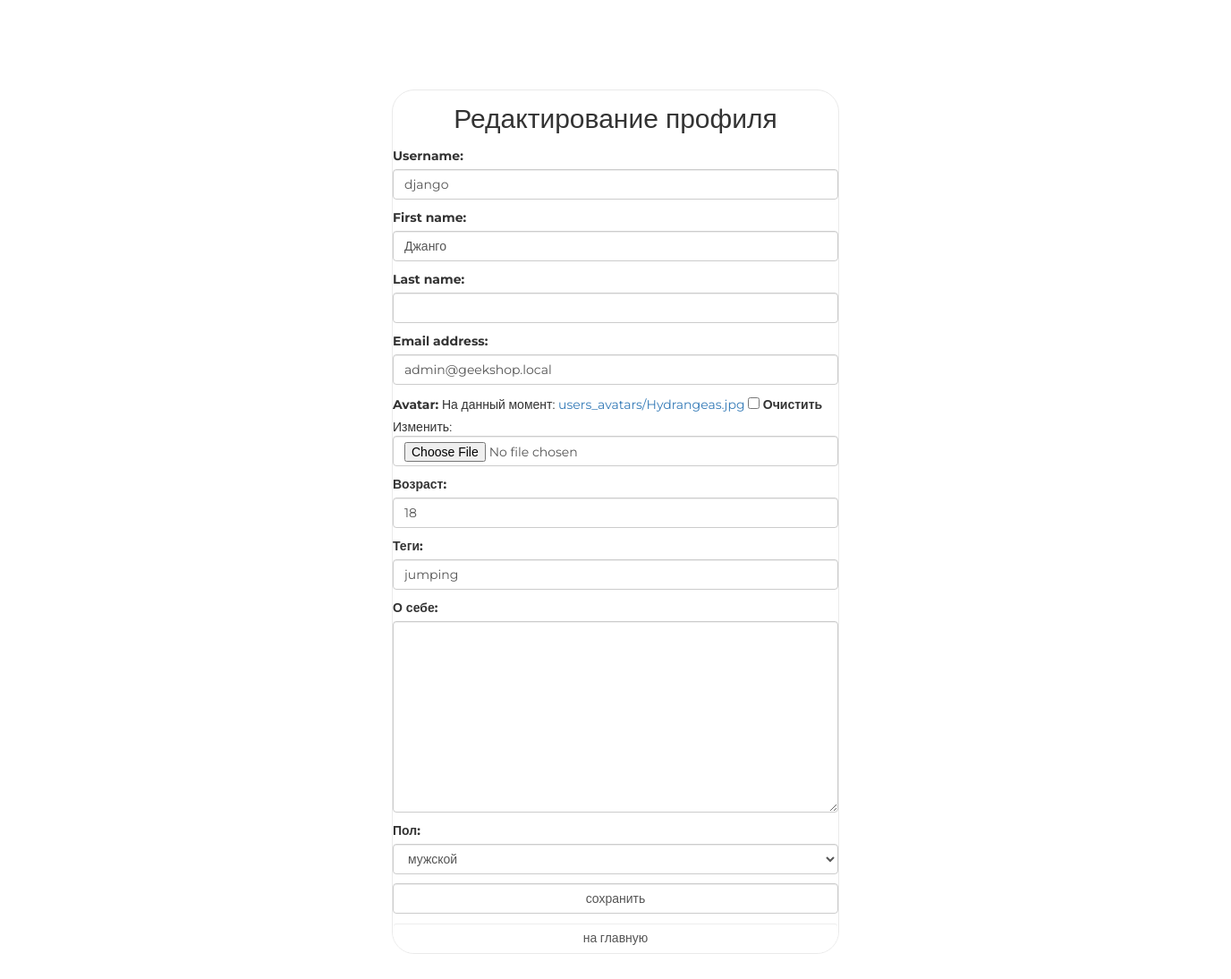
The page /auth/user/profile/ (signed in) on the database its author committed.
### authapp/models.py (models this page shows, shortened)
class ShopUser(AbstractUser):
    age = models.PositiveSmallIntegerField(verbose_name='возраст', null=True)
    avatar = models.ImageField(upload_to='users_avatars', blank=True)
    activation_key = models.CharField(max_length=128, blank=True)
    activation_key_expires = models.DateTimeField(
        default=get_activation_key_expires
    )
    class Meta:
        ordering = ['-is_active', '-is_superuser', '-is_staff', 'username']

class ShopUserProfile(models.Model):
    MALE = 'M'
    FEMALE = 'W'
    GENDER_CHOICES = (
        (MALE, 'мужской'),
        (FEMALE, 'женский'),
    )
    user = models.OneToOneField(ShopUser, primary_key=True, on_delete=models.CASCADE)
    tagline = models.CharField(verbose_name='теги', max_length=128, blank=True)
    aboutMe = models.TextField(verbose_name='о себе', max_length=512, blank=True)
    gender = models.CharField(verbose_name='пол', max_length=1,
                              choices=GENDER_CHOICES, blank=True)

### authapp/views.py (the view)
# urls.py: path('user/profile/', authapp.user_profile, name='user_profile'),
def user_profile(request):
    if request.method == 'POST':
        user = ShopUserUpdateForm(request.POST, request.FILES, instance=request.user)
        user_profile = ShopUserProfileUpdateForm(request.POST, request.FILES,
                                                instance=request.user.shopuserprofile)
        if user.is_valid() and user_profile.is_valid():
            user.save()
            return HttpResponseRedirect(reverse('main:index'))
    else:
        user = ShopUserUpdateForm(instance=request.user)
        user_profile = ShopUserProfileUpdateForm(instance=request.user.shopuserprofile)
    context = {
        'page_title': 'профиль',
        'form': user,
        'user_profile_form': user_profile
    }
    return render(request, 'authapp/profile.html', context)

### authapp/forms.py (shortened to what this page needs)
class ShopUserUpdateForm(UserChangeForm):
    class Meta:
        model = ShopUser
        fields = (
            'username', 'first_name', 'last_name', 'email', 'password',
            'avatar', 'age'
        )
    def __init__(self, *args, **kwargs):
        super().__init__(*args, **kwargs)
        for field_name, field in self.fields.items():
            field.widget.attrs['class'] = f'form-control {field_name}'
            field.help_text = ''
            if field_name == 'password':
                field.widget = forms.HiddenInput()

class ShopUserProfileUpdateForm(forms.ModelForm):
    class Meta:
        model = ShopUserProfile
        exclude = ('user',)
    def __init__(self, *args, **kwargs):
        super().__init__(*args, **kwargs)
        for field_name, field in self.fields.items():
            field.widget.attrs['class'] = 'form-control'

### mainapp/context_processors.py (called while the page is built)
def catalog_menu(request):
    return {'catalog_menu': ProductCategory.objects.filter(is_active=True),
    }

### authapp/templates/authapp/profile.html (shortened to what this page needs)
{% extends 'authapp/base.html' %}
{% block container %}
    <div class="h2 text-center head">
        Редактирование профиля
    </div>
    <form class="form-horizontal" method="post" enctype="multipart/form-data">
        {{ form.as_p }}
        {{ user_profile_form.as_p }}
        <input type="submit" class="form-control" value="сохранить">
    </form>
    <a href="{% url 'main:index' %}" class="btn btn-round form-control">
        на главную
    </a>
{% endblock %}

### static/css/style.css (style rules this page uses)
* { margin: 0; padding: 0; }
body { font-family: 'Montserrat', sans-serif; }
html, body { height: 100%; }
.login .head { margin: 15px auto; }
.login .form-control[type="submit"] { margin: 10px auto; }
.login form { margin-bottom: 10px; }

### rows shown on the page
ShopUser: username "django", first_name "Джанго", email "admin@geekshop.local", age "18"
ShopUserProfile: tagline "jumping", gender "мужской"
